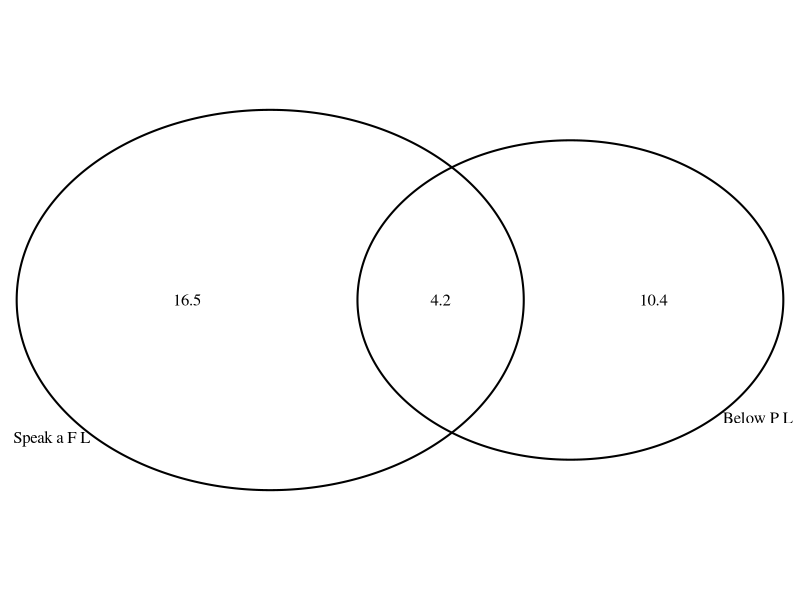
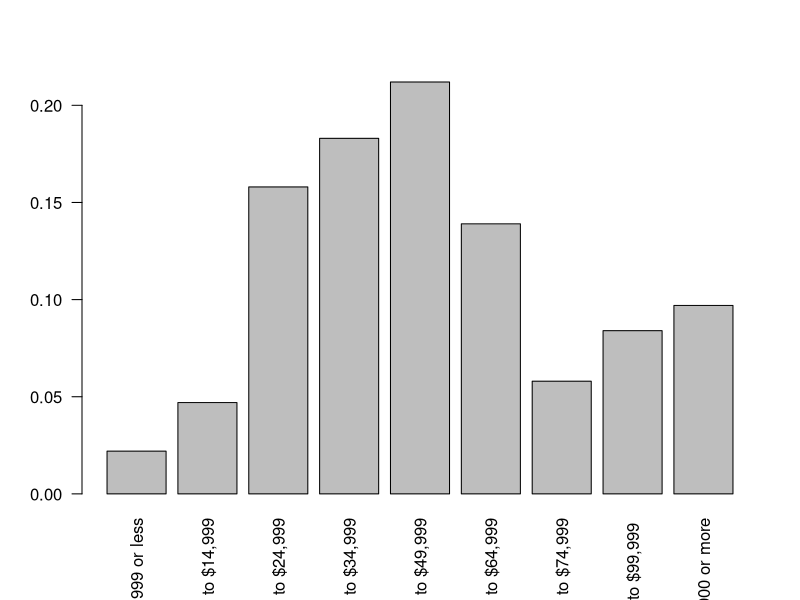

Here is the R script that generated these plots, in order:
## ---- chunk 1
knitr::opts_chunk$set(echo = TRUE)
## ---- chunk 2
library(VennDiagram)
## ---- chunk 3
Below_Poverty_Line <- 14.6
Foreign_Language <- 20.7
Both <- 4.2
grid.newpage()
draw.pairwise.venn(Below_Poverty_Line, Foreign_Language, cross.area = Both, category = c("Below P L", "Speak a F L"))
## ---- chunk 4
Num_Bags <- c(0, 1, 2)
Fees <- c(0, 25, 60)
Passengers_by_Num_Bags <- c(0.54, 0.34, 0.12)
Baggage_Fees <- data.frame(Num_Bags, Fees, Passengers_by_Num_Bags)
Baggage_Fees
## ---- chunk 5
Avg_Revenue <- sum(Fees * Passengers_by_Num_Bags)
print(paste("The average revenue is = ", Avg_Revenue))
## ---- chunk 6
Standard_Deviation <- sqrt((0 - Avg_Revenue)^ 2 * 0.54 + (25 - Avg_Revenue)^ 2 * 0.34 + (60 - Avg_Revenue)^ 2 * 0.12)
print(paste("The standard deviation is = ", round(Standard_Deviation, 2)))

## ---- chunk 7
passengers120_revenue <- 120 * Avg_Revenue
print(paste("The amount of revenue the airline should expect for a flight of 120 passengers is = $",passengers120_revenue))
## ---- chunk 8
passengers120_standard_deviation <- sqrt((0 - Avg_Revenue)^ 2 * 0.54 * 120 + (25 - Avg_Revenue)^ 2 * 0.34 * 120 + (60 - Avg_Revenue)^ 2 * 0.12 * 120)
print(paste("The standard devation the airline should expect for a flight of 120 passengers is = ", round(passengers120_standard_deviation, 2)))
## ---- chunk 9
Income <- c("$1 to $9,999 or less", "$10,000 to $14,999", "$15,000 to $24,999", "$25,000 to $34,999", "$35,000 to $49,999", "$50,000 to $64,999", "$65,000 to $74,999", "$75,000 to $99,999 ",  "$100,000 or more")
Total <- c(0.022, 0.047, 0.158, 0.183, 0.212, 0.139, 0.058, 0.084, 0.097)
Personal_Income <- data.frame(Income, Total)
Personal_Income
## ---- chunk 10
barplot(Personal_Income$Total, names.arg = Income, las = 2)
